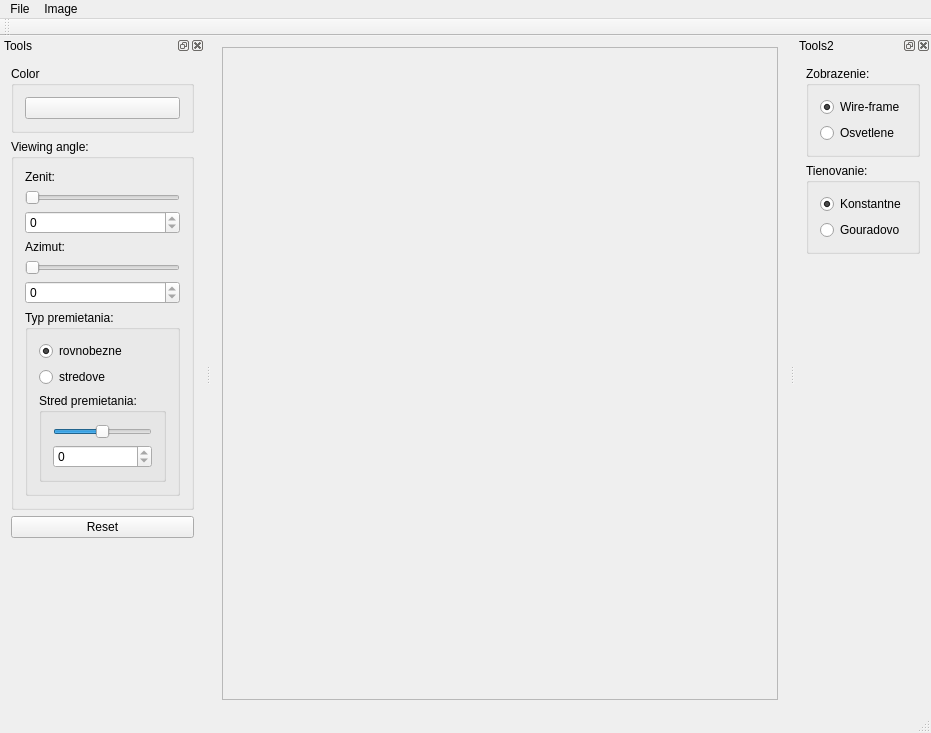
<?xml version="1.0" encoding="UTF-8"?>
<ui version="4.0">
 <class>ImageViewerClass</class>
 <widget class="QMainWindow" name="ImageViewerClass">
  <property name="geometry">
   <rect>
    <x>0</x>
    <y>0</y>
    <width>931</width>
    <height>733</height>
   </rect>
  </property>
  <property name="windowTitle">
   <string>ImageViewer</string>
  </property>
  <widget class="QWidget" name="centralWidget">
   <layout class="QHBoxLayout" name="horizontalLayout_3">
    <item>
     <widget class="QScrollArea" name="scrollArea">
      <property name="widgetResizable">
       <bool>true</bool>
      </property>
      <widget class="QWidget" name="scrollAreaWidgetContents">
       <property name="geometry">
        <rect>
         <x>0</x>
         <y>0</y>
         <width>609</width>
         <height>642</height>
        </rect>
       </property>
      </widget>
     </widget>
    </item>
   </layout>
  </widget>
  <widget class="QMenuBar" name="menuBar">
   <property name="geometry">
    <rect>
     <x>0</x>
     <y>0</y>
     <width>931</width>
     <height>30</height>
    </rect>
   </property>
   <widget class="QMenu" name="menuFile">
    <property name="title">
     <string>File</string>
    </property>
    <widget class="QMenu" name="menuOpen">
     <property name="title">
      <string>Open</string>
     </property>
     <addaction name="separator"/>
     <addaction name="actionVTKfile"/>
     <addaction name="actionImage"/>
    </widget>
    <addaction name="menuOpen"/>
    <addaction name="actionSave_as"/>
    <addaction name="separator"/>
    <addaction name="actionExit"/>
   </widget>
   <widget class="QMenu" name="menuImage">
    <property name="title">
     <string>Image</string>
    </property>
    <addaction name="actionClear"/>
   </widget>
   <addaction name="menuFile"/>
   <addaction name="menuImage"/>
  </widget>
  <widget class="QToolBar" name="mainToolBar">
   <attribute name="toolBarArea">
    <enum>TopToolBarArea</enum>
   </attribute>
   <attribute name="toolBarBreak">
    <bool>false</bool>
   </attribute>
  </widget>
  <widget class="QStatusBar" name="statusBar"/>
  <widget class="QDockWidget" name="dockWidget">
   <property name="windowTitle">
    <string>Tools</string>
   </property>
   <attribute name="dockWidgetArea">
    <number>1</number>
   </attribute>
   <widget class="QWidget" name="dockWidgetContents">
    <layout class="QVBoxLayout" name="verticalLayout">
     <item>
      <widget class="QGroupBox" name="groupBox">
       <property name="title">
        <string>Color</string>
       </property>
       <layout class="QVBoxLayout" name="verticalLayout_2">
        <item>
         <widget class="QPushButton" name="pushButtonSetColor">
          <property name="text">
           <string/>
          </property>
         </widget>
        </item>
       </layout>
      </widget>
     </item>
     <item>
      <widget class="QGroupBox" name="groupBox_2">
       <property name="title">
        <string>Viewing angle:</string>
       </property>
       <layout class="QVBoxLayout" name="verticalLayout_3">
        <item>
         <widget class="QLabel" name="label_2">
          <property name="text">
           <string>Zenit:</string>
          </property>
         </widget>
        </item>
        <item>
         <widget class="QSlider" name="zenitSlider">
          <property name="orientation">
           <enum>Qt::Horizontal</enum>
          </property>
         </widget>
        </item>
        <item>
         <widget class="QSpinBox" name="zenitSpinBox">
          <property name="readOnly">
           <bool>true</bool>
          </property>
          <property name="minimum">
           <number>-90</number>
          </property>
          <property name="maximum">
           <number>90</number>
          </property>
         </widget>
        </item>
        <item>
         <widget class="QLabel" name="label">
          <property name="text">
           <string>Azimut:</string>
          </property>
         </widget>
        </item>
        <item>
         <widget class="QSlider" name="azimutSlider">
          <property name="maximum">
           <number>360</number>
          </property>
          <property name="orientation">
           <enum>Qt::Horizontal</enum>
          </property>
         </widget>
        </item>
        <item>
         <widget class="QSpinBox" name="azimutSpinBox">
          <property name="readOnly">
           <bool>true</bool>
          </property>
          <property name="maximum">
           <number>360</number>
          </property>
         </widget>
        </item>
        <item>
         <widget class="QGroupBox" name="groupBox_3">
          <property name="title">
           <string>Typ premietania:</string>
          </property>
          <layout class="QVBoxLayout" name="verticalLayout_4">
           <item>
            <widget class="QRadioButton" name="rovnobezneButton">
             <property name="text">
              <string>rovnobezne</string>
             </property>
             <property name="checked">
              <bool>true</bool>
             </property>
            </widget>
           </item>
           <item>
            <widget class="QRadioButton" name="stredoveButton">
             <property name="text">
              <string>stredove</string>
             </property>
             <property name="checked">
              <bool>false</bool>
             </property>
            </widget>
           </item>
           <item>
            <widget class="QGroupBox" name="groupBox_4">
             <property name="title">
              <string>Stred premietania:</string>
             </property>
             <layout class="QVBoxLayout" name="verticalLayout_5">
              <item>
               <widget class="QSlider" name="szSlider">
                <property name="maximum">
                 <number>500</number>
                </property>
                <property name="value">
                 <number>250</number>
                </property>
                <property name="orientation">
                 <enum>Qt::Horizontal</enum>
                </property>
               </widget>
              </item>
              <item>
               <widget class="QSpinBox" name="sz_spinbox">
                <property name="readOnly">
                 <bool>true</bool>
                </property>
                <property name="maximum">
                 <number>1000</number>
                </property>
               </widget>
              </item>
             </layout>
            </widget>
           </item>
          </layout>
         </widget>
        </item>
       </layout>
      </widget>
     </item>
     <item>
      <widget class="QPushButton" name="resetButton">
       <property name="text">
        <string>Reset</string>
       </property>
      </widget>
     </item>
     <item>
      <spacer name="verticalSpacer">
       <property name="orientation">
        <enum>Qt::Vertical</enum>
       </property>
       <property name="sizeHint" stdset="0">
        <size>
         <width>20</width>
         <height>40</height>
        </size>
       </property>
      </spacer>
     </item>
    </layout>
   </widget>
  </widget>
  <widget class="QDockWidget" name="dockWidget_2">
   <property name="windowTitle">
    <string>Tools2</string>
   </property>
   <attribute name="dockWidgetArea">
    <number>2</number>
   </attribute>
   <widget class="QWidget" name="dockWidgetContents_2">
    <layout class="QVBoxLayout" name="verticalLayout_8">
     <item>
      <widget class="QGroupBox" name="groupBox_6">
       <property name="title">
        <string>Zobrazenie:</string>
       </property>
       <layout class="QVBoxLayout" name="verticalLayout_7">
        <item>
         <widget class="QRadioButton" name="radioButton_4">
          <property name="text">
           <string>Wire-frame</string>
          </property>
          <property name="checked">
           <bool>true</bool>
          </property>
         </widget>
        </item>
        <item>
         <widget class="QRadioButton" name="radioButton_3">
          <property name="text">
           <string>Osvetlene</string>
          </property>
         </widget>
        </item>
       </layout>
      </widget>
     </item>
     <item>
      <widget class="QGroupBox" name="groupBox_5">
       <property name="title">
        <string>Tienovanie:</string>
       </property>
       <layout class="QVBoxLayout" name="verticalLayout_6">
        <item>
         <widget class="QRadioButton" name="radioButton">
          <property name="text">
           <string>Konstantne</string>
          </property>
          <property name="checked">
           <bool>true</bool>
          </property>
         </widget>
        </item>
        <item>
         <widget class="QRadioButton" name="radioButton_2">
          <property name="text">
           <string>Gouradovo</string>
          </property>
         </widget>
        </item>
       </layout>
      </widget>
     </item>
     <item>
      <spacer name="verticalSpacer_2">
       <property name="orientation">
        <enum>Qt::Vertical</enum>
       </property>
       <property name="sizeHint" stdset="0">
        <size>
         <width>20</width>
         <height>40</height>
        </size>
       </property>
      </spacer>
     </item>
    </layout>
   </widget>
  </widget>
  <action name="actionSave_as">
   <property name="text">
    <string>Save as</string>
   </property>
   <property name="shortcut">
    <string>Ctrl+S</string>
   </property>
  </action>
  <action name="actionClear">
   <property name="text">
    <string>Clear</string>
   </property>
  </action>
  <action name="actionExit">
   <property name="text">
    <string>Exit</string>
   </property>
   <property name="shortcut">
    <string>Alt+F4</string>
   </property>
  </action>
  <action name="actionResize">
   <property name="text">
    <string>Resize</string>
   </property>
  </action>
  <action name="actionVTKfile">
   <property name="text">
    <string>VTK file</string>
   </property>
  </action>
  <action name="actionImage">
   <property name="text">
    <string>Image</string>
   </property>
  </action>
 </widget>
 <layoutdefault spacing="6" margin="11"/>
 <resources>
  <include location="ImageViewer.qrc"/>
 </resources>
 <connections/>
</ui>
